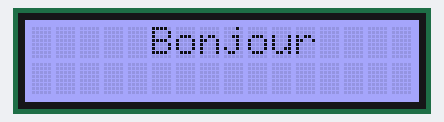
Recording of a sketch running on a simulated Arduino Uno, built with avr-gcc and run on an emulated ATmega328P. On the bench: 16×2 character LCD.

Above: at 0.1 s.
At 4.2 s:
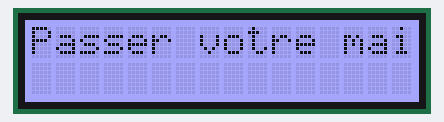
At 5.48 s:
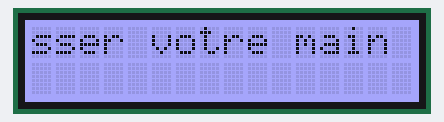
At 6.98 s:
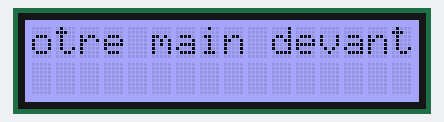
At 8.49 s:
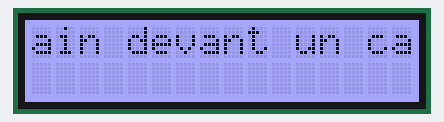
At 9.9 s:
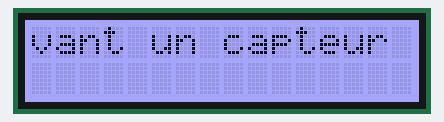

The sketch:

test_lcd.ino
```cpp
#include <Wire.h>
#include "rgb_lcd.h"

rgb_lcd lcd;

const int colorR = 140;
const int colorG =140;
const int colorB = 255;


void setup()
{
    // set up the LCD's number of columns and rows:
    lcd.begin(16, 2);

    lcd.setRGB(colorR, colorG, colorB);

}
void loop()
{
  lcd.setCursor(5,0);
  lcd.print("Bonjour");
  delay(4000);
  lcd.clear();
  lcd.setCursor(0,0);
  lcd.print("Passer votre main devant un capteur");
  delay(1000);
  for(int x=0; x<20; x++)
  {
    lcd.scrollDisplayLeft();
    delay(250);
  }
}
```

Measured:
- by itself, everything shown: repeats every 10.1 s, in 21 steps
- what the display in image 1 shows lasts 1.0 s, from 4.1 s to 5.1 s
- what the display in image 5 shows lasts 4.3 s, from 9.9 s to 14.2 s
